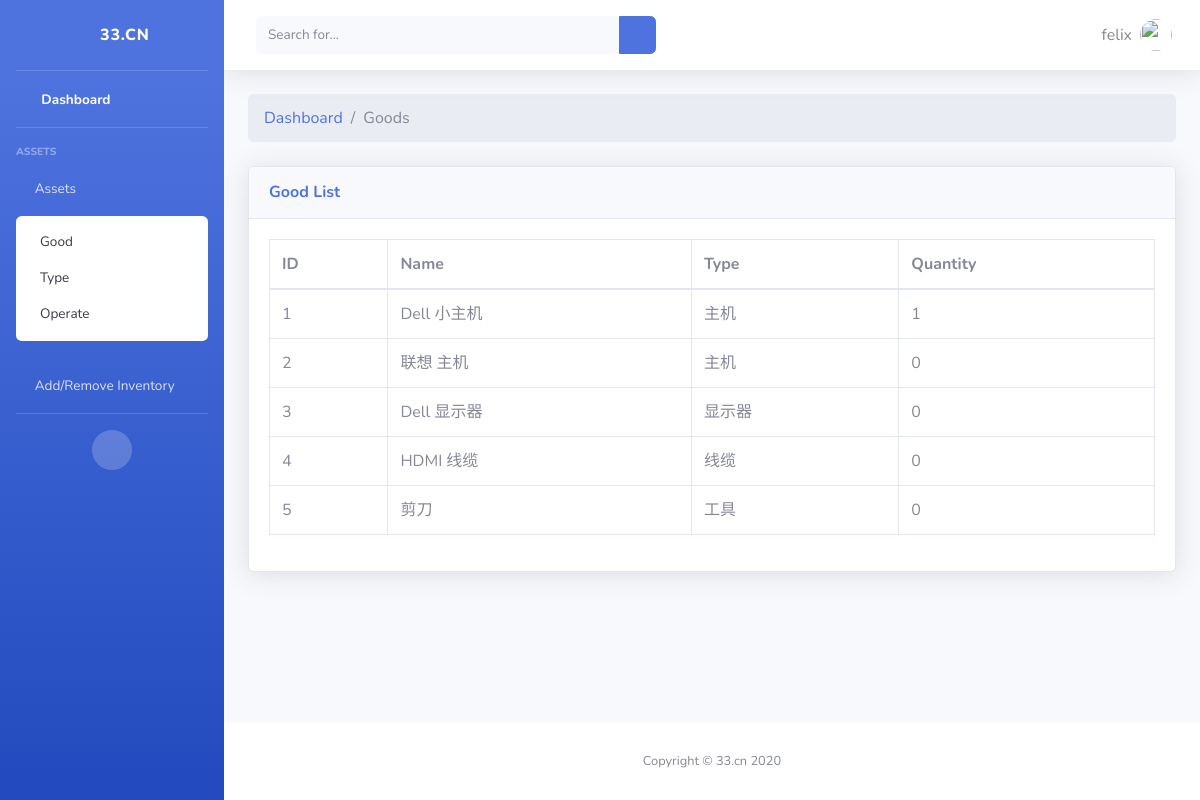
The app's page /good/ (signed in), older data.
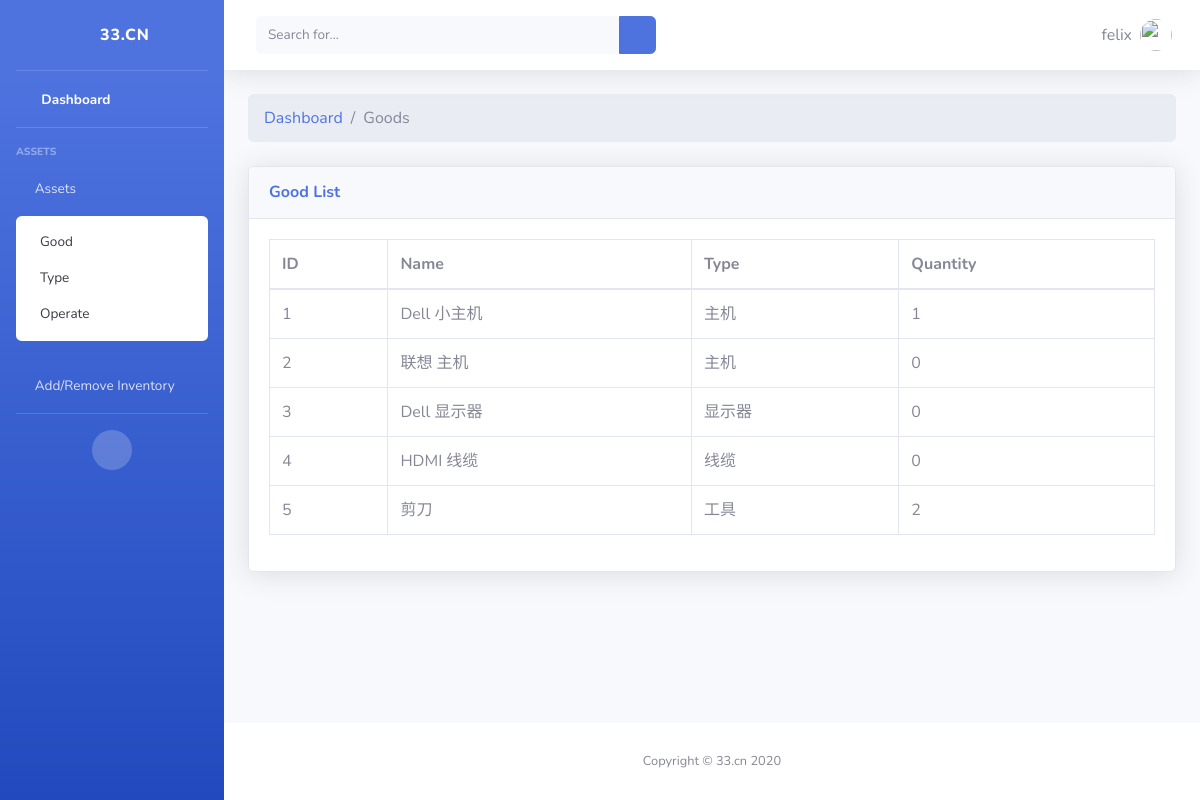
The same page, newer data.
### fzm/models.py (models this page shows, shortened)
class Good(models.Model):
    good_name = models.CharField(max_length=200)
    type = models.ForeignKey(Type, on_delete=models.CASCADE)
    quantity = models.IntegerField(default=0)

class Type(models.Model):
    type_name = models.CharField(max_length=200)

### fzm/views.py (the view)
# urls.py: path('good/', views.view_good, name='good'),
@login_required
def view_good(request):
    good_list = Good.objects.all()
    return render(request, 'fzm/good.html', {
        'good_list': good_list,
    })

### fzm/templates/fzm/good.html
{% extends "fzm/layout.html" %}
{% block content %}
<ol class="breadcrumb mb-4">
    <li class="breadcrumb-item"><a href="index.html">Dashboard</a></li>
    <li class="breadcrumb-item active">Goods</li>
</ol>
<div class="card shadow mb-4">
<div class="card-header py-3">
  <h6 class="m-0 font-weight-bold text-primary">Good List</h6>
</div>
<div class="card-body">
  <div class="table-responsive">
    <table class="table table-bordered" id="dataTable" width="100%" cellspacing="0">
      <thead>
        <tr>
          <th>ID</th>
          <th>Name</th>
          <th>Type</th>
          <th>Quantity</th>
        </tr>
      </thead>
      <tbody>
        {% if good_list %}
            {% for good in good_list %}
                <tr role="row" class="odd">
                    <td class="sorting_1">{{ good.id }}</td>
                    <td class="sorting_1">{{ good.good_name }}</td>
                    <td class="sorting_1">{{ good.type.type_name }}</td>
                    <td class="sorting_1">{{ good.quantity }}</td>
                </tr>
            {% endfor %}
        {% else %}
            <p>Null</p>
        {% endif %}
      </tbody>
    </table>
  </div>
</div>
</div>
{% endblock %}

Row changes from the older to the newer data that the page shows:
changed Good "剪刀": quantity "0" → "2"
